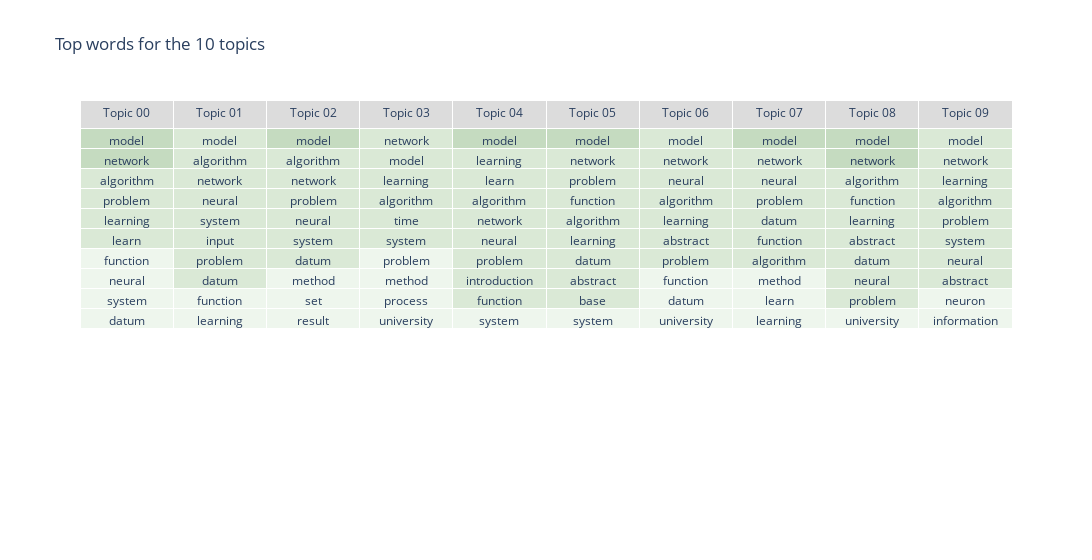
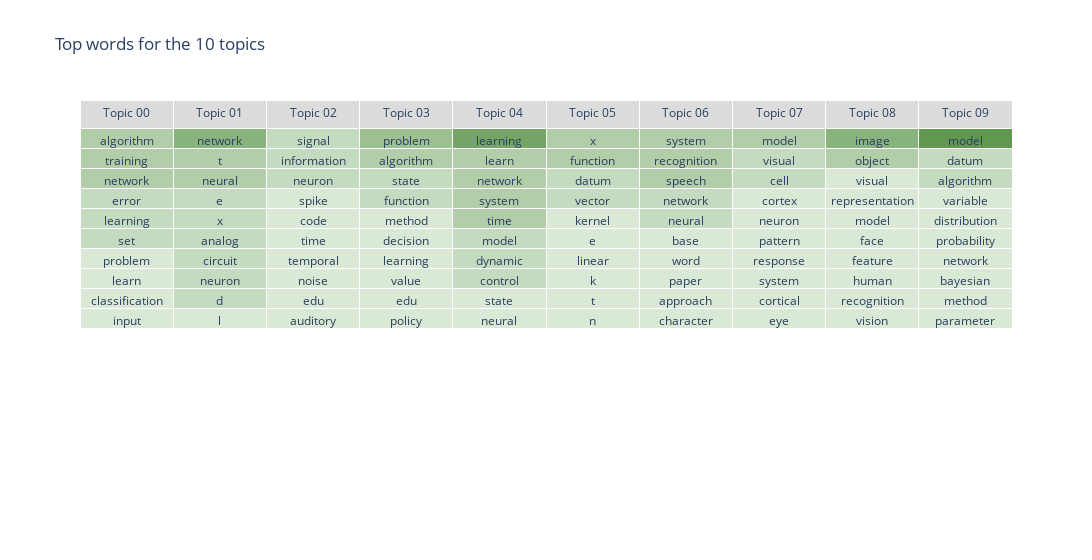
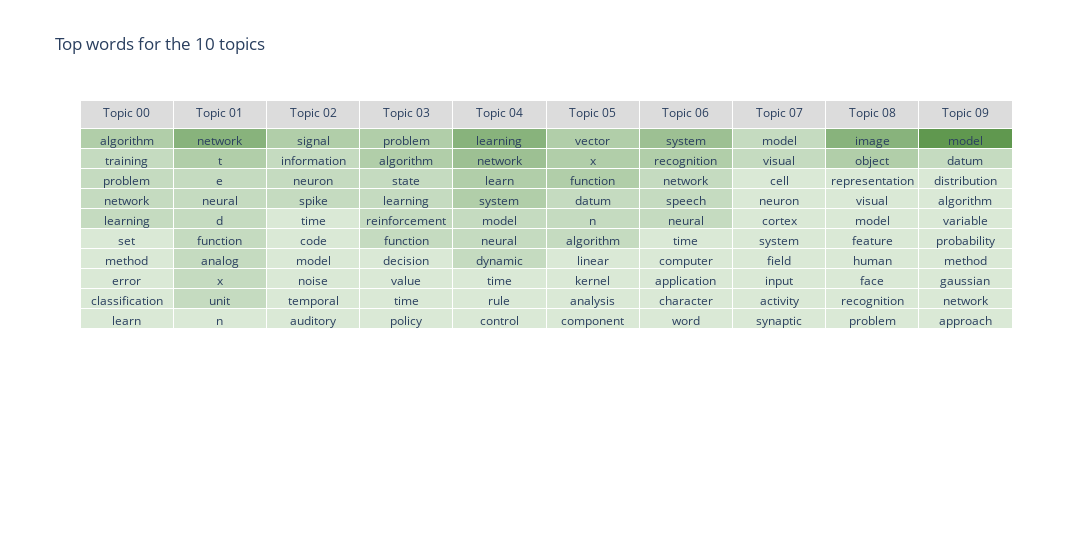
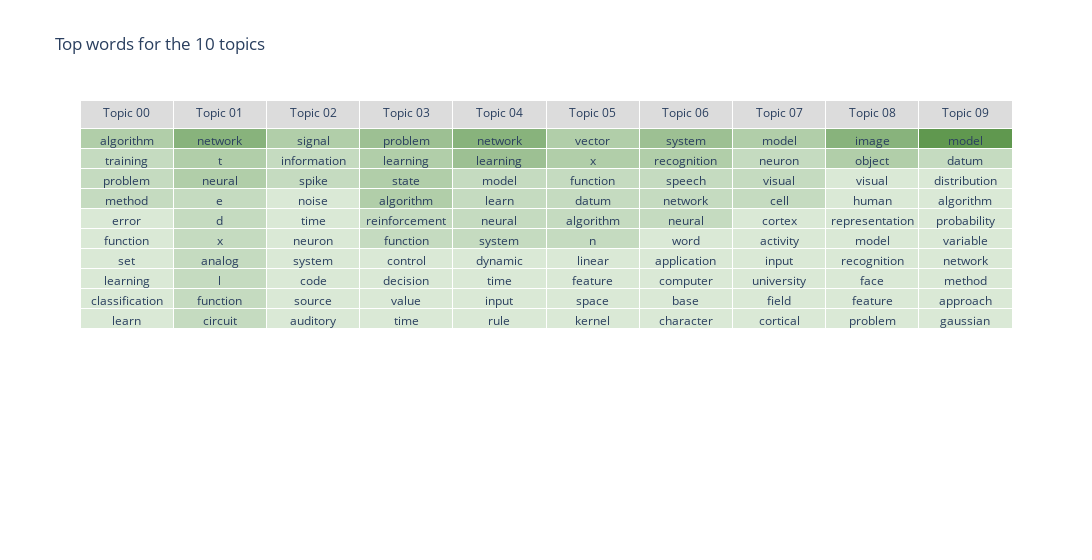

Notebook code for these charts, in order:
### Code cell
# === initialization ===
print("Initializing...", flush=True)
n_doc_topic = np.zeros([corpus.num_docs, corpus.num_topics], dtype=float) # n_m^(k)
n_topic_word = np.zeros([corpus.num_topics, corpus.num_words], dtype=float) # n_k^(t)
z_doc_word = np.zeros([corpus.num_docs, corpus.max_doc_length], dtype=int)

for doc_i in range(corpus.num_docs):
    for j, word_j in enumerate(corpus.docs[doc_i]):
        topic_ij = random.randint(0, corpus.num_topics - 1)
        n_doc_topic[doc_i, topic_ij] += 1
        n_topic_word[topic_ij, word_j] += 1
        z_doc_word[doc_i, j] = topic_ij

# === Gibbs sampling ===
print("Gibbs sampling...", flush=True)
for iteration in tqdm(range(hparams.gibbs_sampling_max_iters)):
    for doc_i in range(corpus.num_docs):
        for j, word_j in enumerate(corpus.docs[doc_i]):
            # remove the old assignment
            topic_ij = z_doc_word[doc_i, j]
            n_doc_topic[doc_i, topic_ij] -= 1
            n_topic_word[topic_ij, word_j] -= 1
            # compute the new assignment
            p_doc_topic = (n_doc_topic[doc_i, :] + hparams.alpha) \
                        / np.sum(n_doc_topic[doc_i] + hparams.alpha)
            p_topic_word = (n_topic_word[:, word_j] + hparams.beta[word_j]) \
                        / np.sum(n_topic_word + hparams.beta, axis=1)
            p_topic = p_doc_topic * p_topic_word
            p_topic /= np.sum(p_topic)
            # record the new assignment
            new_topic_ij = np.random.choice(np.arange(corpus.num_topics), p=p_topic)
            n_doc_topic[doc_i, new_topic_ij] += 1
            n_topic_word[new_topic_ij, word_j] += 1
            z_doc_word[doc_i, j] = new_topic_ij

    if iteration % 50 == 0:
        print(f"Iter [{iteration}]===")
        # === Check convergence and read out parameters ===
        theta = (n_doc_topic + hparams.alpha) / np.sum(n_doc_topic + hparams.alpha, axis=1, keepdims=True)
        phi = (n_topic_word + hparams.beta) / np.sum(n_topic_word + hparams.beta, axis=1, keepdims=True)

        all_top_words = []
        all_top_probs = []
        for topic in range(corpus.num_topics):
            top_words = np.argsort(phi[topic])[::-1][:10]
            top_probs = phi[topic, top_words]
            top_words = [corpus.id2word[word] for word in top_words]
            all_top_words.append(top_words)
            all_top_probs.append(top_probs)
            print(f"Topic {topic}:", top_words)
        visualize_topic_word(all_top_words, all_top_probs)
